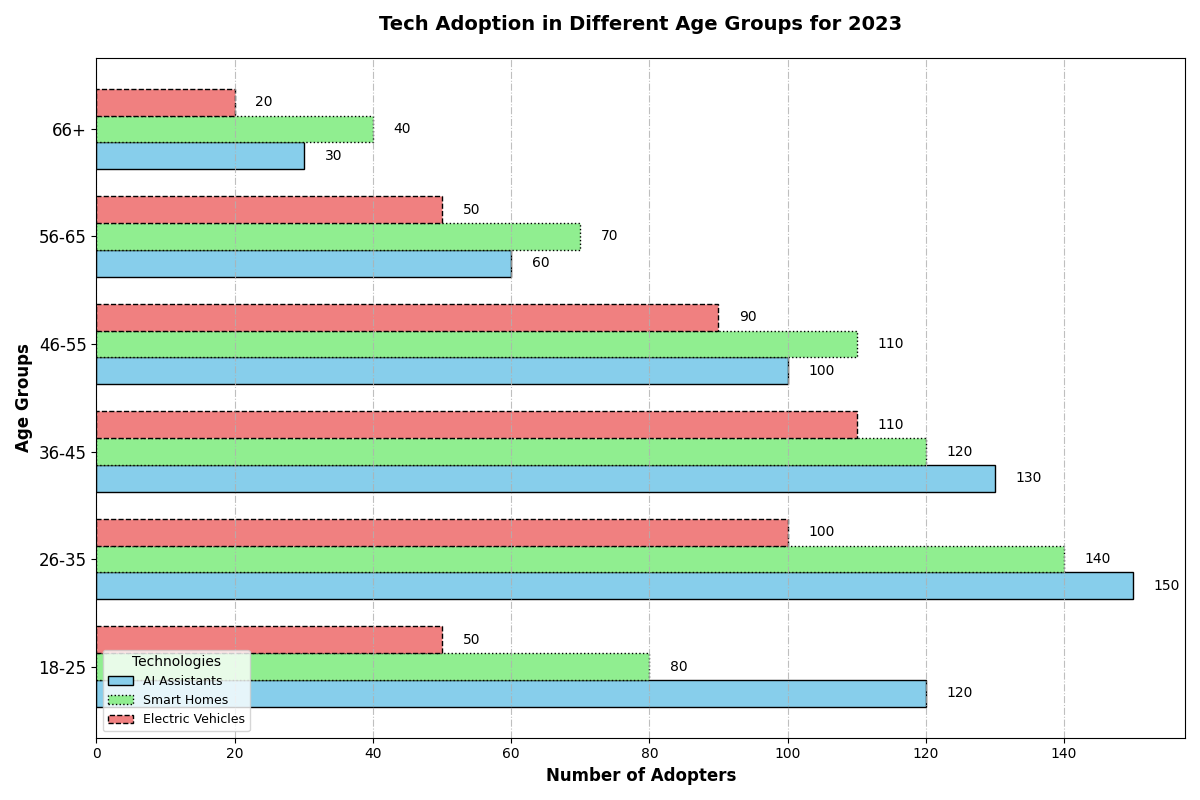

Recreate this plot in Python.
import matplotlib.pyplot as plt
import numpy as np

age_groups = ['18-25', '26-35', '36-45', '46-55', '56-65', '66+']

ai_assistants = [120, 150, 130, 100, 60, 30]
smart_homes = [80, 140, 120, 110, 70, 40]
electric_vehicles = [50, 100, 110, 90, 50, 20]

fig, ax = plt.subplots(figsize=(12, 8))

height = 0.25

bar1 = np.arange(len(age_groups))
bar2 = [y + height for y in bar1]
bar3 = [y + height for y in bar2]

ax.barh(bar1, ai_assistants, height, label='AI Assistants', color='skyblue', linestyle='-', edgecolor='black')
ax.barh(bar2, smart_homes, height, label='Smart Homes', color='lightgreen', linestyle=':', edgecolor='black')
ax.barh(bar3, electric_vehicles, height, label='Electric Vehicles', color='lightcoral', linestyle='--', edgecolor='black')

ax.set_ylabel('Age Groups', fontsize=12, weight='bold')
ax.set_xlabel('Number of Adopters', fontsize=12, weight='bold')
ax.set_title('Tech Adoption in Different Age Groups for 2023', fontsize=14, weight='bold', pad=20)

ax.set_yticks([r + height for r in range(len(age_groups))])
ax.set_yticklabels(age_groups, fontsize=12)

def add_value_labels(y_positions, values):
    for y_pos, value in zip(y_positions, values):
        ax.text(value + 3, y_pos, str(value), va='center', color='black', fontsize=10)

add_value_labels(bar1, ai_assistants)
add_value_labels(bar2, smart_homes)
add_value_labels(bar3, electric_vehicles)

ax.legend(title='Technologies', loc='lower left', fontsize=9)

ax.xaxis.grid(True, linestyle='-.', alpha=0.8)

plt.tight_layout()
plt.show()
